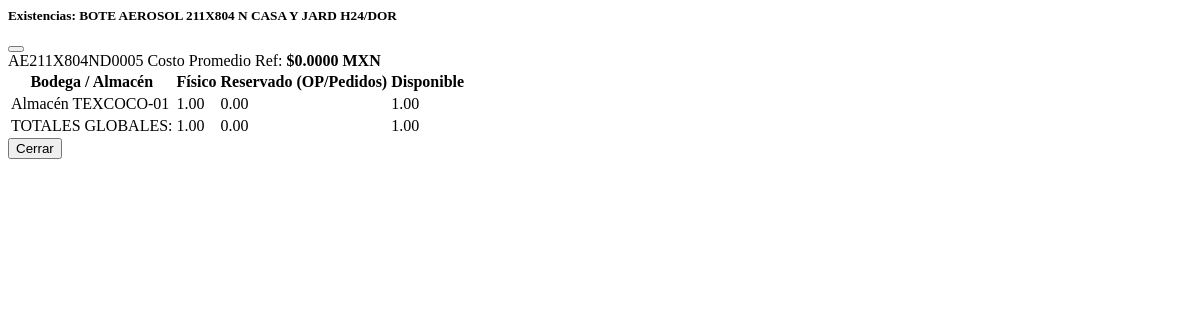
/inventario/catalogo/8/stock/ (signed in), run on an earlier commit of the app's database.
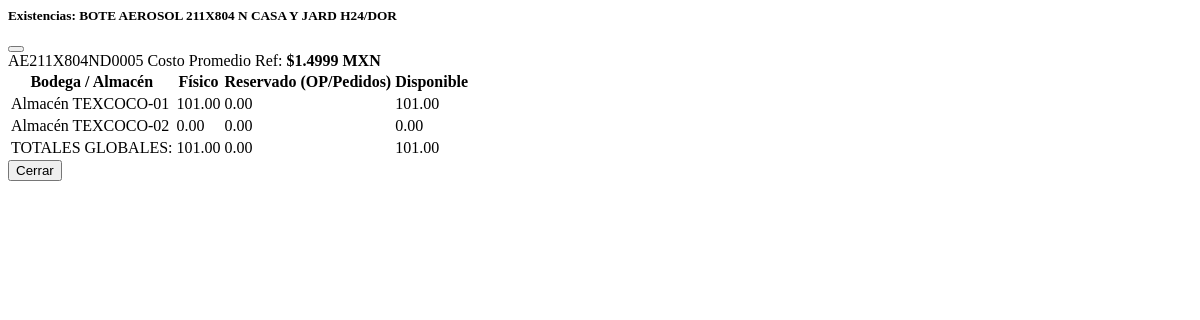
And on a later commit of the database.
### inventario/models.py (models this page shows, shortened)
class Producto(models.Model):
    MATERIA_PRIMA = 'MP'
    COMPONENTE = 'CP'
    PRODUCTO_TERMINADO = 'PT'
    TIPO_PRODUCTO_CHOICES = [
        (MATERIA_PRIMA, 'Materia Prima (Químicos/Hojalata)'),
        (COMPONENTE, 'Componente (Válvulas/Tapas)'),
        (PRODUCTO_TERMINADO, 'Producto Terminado (Botes/Aerosol)'),
    ]
    nombre = models.CharField(max_length=255)
    sku = models.CharField(max_length=50, unique=True, help_text="Ej: AE-001 (Aerosol) o MP-BAR-EPO (Barniz)")
    descripcion = models.TextField(blank=True, null=True)
    tipo = models.CharField(max_length=2, choices=TIPO_PRODUCTO_CHOICES, default=PRODUCTO_TERMINADO)
    unidad_medida = models.ForeignKey(UnidadMedida, on_delete=models.PROTECT, help_text="Ej: Pza, Kg")
    moneda_base_costo = models.ForeignKey(
        Moneda, on_delete=models.PROTECT, related_name='productos_costo', help_text="Moneda en la que se rastrea el costo promedio"
    )
    moneda_base_venta = models.ForeignKey(
        Moneda, on_delete=models.PROTECT, related_name='productos_venta', help_text="Moneda de referencia para precios de venta"
    )
    costo_promedio_mxn = models.DecimalField(
        max_digits=18, decimal_places=6, default=Decimal('0.000000'), help_text="Costo promedio unitario en MXN para contabilidad"
    )
    class Meta:
        verbose_name = "Producto"
        verbose_name_plural = "Catálogo de Productos"

class Stock(models.Model):
    producto = models.ForeignKey(Producto, on_delete=models.CASCADE)
    bodega = models.ForeignKey(Bodega, on_delete=models.PROTECT)
    cantidad = models.DecimalField(
        max_digits=18, decimal_places=6, default=Decimal('0.000000'), validators=[MinValueValidator(Decimal('0.000000'))]
    )
    cantidad_reservada = models.DecimalField(
        max_digits=18, decimal_places=6, default=Decimal('0.000000'),
        help_text="Stock apartado para Órdenes de Producción o Pedidos de Venta"
    )
    ubicacion_especifica = models.CharField(max_length=50, blank=True, null=True, help_text="Ej: Pasillo A, Estante 4")
    stock_minimo = models.DecimalField(max_digits=18, decimal_places=6, default=Decimal('0.000000'), help_text="Alerta de stock mínimo")
    fecha_ultima_actualizacion = models.DateTimeField(auto_now=True)
    class Meta:
        verbose_name = "Existencia (Stock)"
        verbose_name_plural = "Existencias por Ubicación"
        unique_together = ('producto', 'bodega')
    @property
    def cantidad_disponible(self):
        return self.cantidad - self.cantidad_reservada

class Bodega(models.Model):
    codigo = models.CharField(max_length=20, unique=True)
    nombre = models.CharField(max_length=100)
    descripcion = models.TextField(blank=True, null=True)
    class Meta:
        verbose_name = "Bodega / Almacén"
        verbose_name_plural = "Bodegas / Almacenes"

### inventario/views.py (the view)
# urls.py: path('catalogo/<int:pk>/stock/', views.producto_stock_view, name='producto_stock'),
@login_required
@permission_required('inventario.view_stock', raise_exception=True)
def producto_stock_view(request, pk):
    producto = get_object_or_404(Producto, pk=pk)
    existencias = Stock.objects.filter(producto=producto).select_related('bodega')
    total_fisico = sum(e.cantidad for e in existencias)
    total_reservado = sum(e.cantidad_reservada for e in existencias)
    total_disponible = total_fisico - total_reservado
    context = {
        'producto': producto,
        'existencias': existencias,
        'total_fisico': total_fisico,
        'total_reservado': total_reservado,
        'total_disponible': total_disponible,
    }
    return render(request, 'inventario/partials/_modal_stock.html', context)

### inventario/templates/inventario/partials/_modal_stock.html (shortened to what this page needs)
<div class="modal fade" id="stockModal" tabindex="-1" aria-labelledby="stockModalLabel" aria-hidden="true">
    <div class="modal-dialog modal-dialog-centered modal-lg">
        <div class="modal-content border-0 shadow">
            <div class="modal-header bg-light border-bottom">
                <h5 class="modal-title fw-bold text-dark" id="stockModalLabel">
                    Existencias: {{ producto.nombre }}
                </h5>
                <button type="button" class="btn-close" data-bs-dismiss="modal" aria-label="Close"></button>
            </div>
            <div class="modal-body p-4">
                <div class="d-flex align-items-center mb-4 pb-2 border-bottom">
                    <span class="badge bg-secondary me-3 fs-6">{{ producto.sku }}</span>
                    <span class="text-muted small">Costo Promedio Ref: <strong>${{ producto.costo_promedio_mxn|floatformat:4 }} MXN</strong></span>
                </div>
                <div class="table-responsive">
                    <table class="table table-bordered table-hover align-middle text-center small mb-0">
                        <thead class="table-light">
                            <tr>
                                <th class="text-start text-secondary">Bodega / Almacén</th>
                                <th class="text-secondary">Físico</th>
                                <th class="text-secondary">Reservado (OP/Pedidos)</th>
                                <th class="bg-primary bg-opacity-10 text-primary border-primary border-opacity-25">Disponible</th>
                            </tr>
                        </thead>
                        <tbody>
                            {% for item in existencias %}
                            <tr>
                                <td class="text-start fw-semibold text-dark">{{ item.bodega.nombre }}</td>
                                <td>{{ item.cantidad|floatformat:2 }}</td>
                                <td class="text-warning fw-semibold">{{ item.cantidad_reservada|floatformat:2 }}</td>
                                <td class="bg-primary bg-opacity-10 fw-bold text-primary border-primary border-opacity-25">{{ item.cantidad_disponible|floatformat:2 }}</td>
                            </tr>
                            {% endfor %}
                        </tbody>
                        {% if existencias %}
                        <tfoot class="table-light fw-bold">
                            <tr>
                                <td class="text-end text-secondary">TOTALES GLOBALES:</td>
                                <td>{{ total_fisico|floatformat:2 }}</td>
                                <td class="text-warning">{{ total_reservado|floatformat:2 }}</td>
                                <td class="text-primary fs-6">{{ total_disponible|floatformat:2 }}</td>
                            </tr>
                        </tfoot>
                        {% endif %}
                    </table>
                </div>
            </div>
            <div class="modal-footer bg-light border-top">
                <button type="button" class="btn btn-secondary shadow-sm" data-bs-dismiss="modal">Cerrar</button>
            </div>
        </div>
    </div>
</div>

What changed in the data, as far as the page shows it:
changed Producto "AE211X804ND0005": costo_promedio_mxn "0.0000" → "1.4999"
changed Stock "Almacén TEXCOCO-01": cantidad "1.00" → "101.00"; cantidad_disponible "1.00" → "101.00"
added Stock: bodega.nombre "Almacén TEXCOCO-02", cantidad "0.00", cantidad_reservada "0.00", cantidad_disponible "0.00"
Also different on the page:
{{ total_fisico|floatformat:2 }}: "1.00" → "101.00"
{{ total_disponible|floatformat:2 }}: "1.00" → "101.00"
